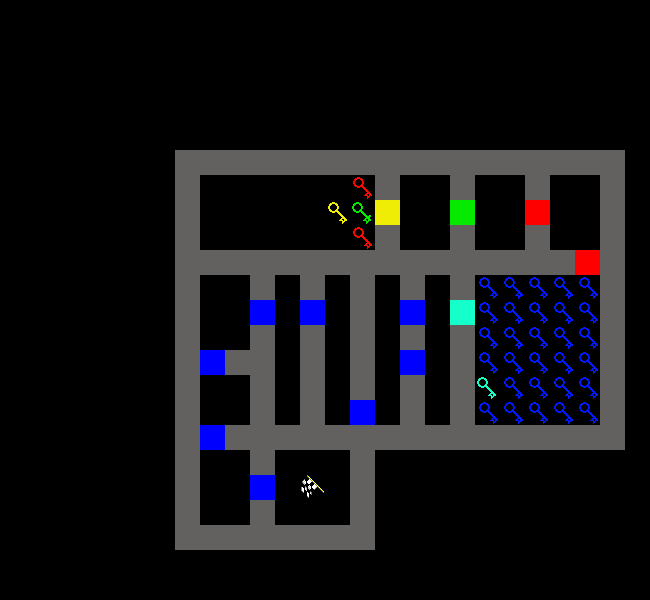

A 2D game scene composited from a Tiled map and its tileset images. What follows is a short description and the map's XML, with each tile layer's data collapsed to a summary:
An orthogonal 26x24 tile map with 25x25 px tiles, 1 tile layer (map).

<map version="1.0" orientation="orthogonal" width="26" height="24" tilewidth="25" tileheight="25">
 <tileset firstgid="1" name="tileset" tilewidth="25" tileheight="25">
  <image source="tileset.png" trans="ff00ff" width="250" height="250" />
  <tile id="0">
   <properties>
    <property name="color" value="red" />
    <property name="type" value="key" />
   </properties>
  </tile>
  <tile id="1">
   <properties>
    <property name="color" value="yellow" />
    <property name="type" value="key" />
   </properties>
  </tile>
  <tile id="2">
   <properties>
    <property name="color" value="blue" />
    <property name="type" value="key" />
   </properties>
  </tile>
  <tile id="3">
   <properties>
    <property name="color" value="pink" />
    <property name="type" value="key" />
   </properties>
  </tile>
  <tile id="10">
   <properties>
    <property name="color" value="green" />
    <property name="type" value="key" />
   </properties>
  </tile>
  <tile id="11">
   <properties>
    <property name="color" value="aqua" />
    <property name="type" value="key" />
   </properties>
  </tile>
  <tile id="20">
   <properties>
    <property name="color" value="red" />
    <property name="type" value="door" />
   </properties>
  </tile>
  <tile id="21">
   <properties>
    <property name="color" value="yellow" />
    <property name="type" value="door" />
   </properties>
  </tile>
  <tile id="22">
   <properties>
    <property name="color" value="blue" />
    <property name="type" value="door" />
   </properties>
  </tile>
  <tile id="23">
   <properties>
    <property name="color" value="pink" />
    <property name="type" value="door" />
   </properties>
  </tile>
  <tile id="30">
   <properties>
    <property name="color" value="green" />
    <property name="type" value="door" />
   </properties>
  </tile>
  <tile id="31">
   <properties>
    <property name="color" value="aqua" />
    <property name="type" value="door" />
   </properties>
  </tile>
  <tile id="32">
   <properties>
    <property name="color" value="brown" />
    <property name="type" value="door" />
   </properties>
  </tile>
  <tile id="40">
   <properties>
    <property name="type" value="wall" />
   </properties>
  </tile>
  <tile id="50">
   <properties>
    <property name="type" value="start" />
   </properties>
  </tile>
  <tile id="51">
   <properties>
    <property name="type" value="goal" />
   </properties>
  </tile>
 </tileset>
 <layer name="map" width="26" height="24">
  <data>[624 cells, 166 non-empty, 13 distinct tile ids]</data>
 </layer>
</map>
